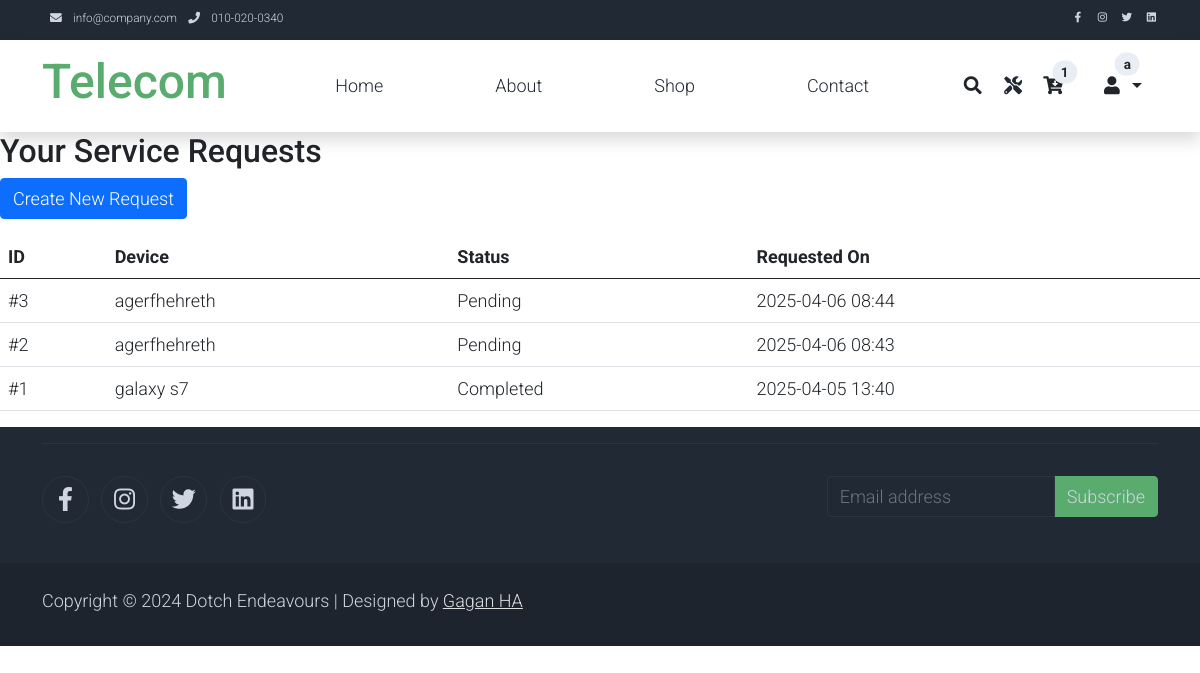
The page /services/ (signed in) on the database its author committed.
### shop/models.py (models this page shows, shortened)
class User(AbstractUser):
    ROLE_CHOICES = [
        ('Customer', 'Customer'),
        ('Admin', 'Admin'),
        ('Technician', 'Technician'),
    ]
    role = models.CharField(max_length=20, choices=ROLE_CHOICES, default='Customer')

class ServiceRequest(models.Model):
    STATUS_CHOICES = [
        ('pending', 'Pending'),
        ('submitted', 'Submitted'),
        ('accepted', 'Accepted'),
        ('rejected', 'Rejected'),
        ('cancelled', 'Cancelled'),
        ('assigned', 'Assigned'),
        ('in_progress', 'In Progress'),
        ('awaiting_parts', 'Awaiting Parts'),
        ('on_hold', 'On Hold'),
        ('completed', 'Completed'),
        ('ready_for_pickup', 'Ready for Pickup'),
        ('shipped', 'Shipped'),
    ]
    user = models.ForeignKey(User, on_delete=models.CASCADE, related_name='service_requests')
    repair_product = models.ForeignKey(RepairProduct, on_delete=models.CASCADE, related_name='requests')
    request_date = models.DateTimeField(auto_now_add=True)
    issue_description = models.TextField()
    customer_notes = models.TextField(blank=True, null=True)
    pickup_option = models.BooleanField(default=False, help_text="Customer will drop off/pickup.")
    shipping_address = models.TextField(blank=True, null=True)
    status = models.CharField(max_length=20, choices=STATUS_CHOICES, default='pending')
    estimated_cost = models.DecimalField(max_digits=10, decimal_places=2, blank=True, null=True)
    order = models.ForeignKey(Order, on_delete=models.SET_NULL, null=True, blank=True, related_name='service_requests')

class RepairProduct(models.Model):
    user = models.ForeignKey(User, on_delete=models.CASCADE, related_name='repaired_devices')
    device_model = models.CharField(max_length=255)
    brand = models.ForeignKey(Brand, on_delete=models.SET_NULL, null=True, blank=True)
    serial_number = models.CharField(max_length=255, blank=True, null=True)
    purchase_date = models.DateField(blank=True, null=True)
    description = models.TextField(blank=True, null=True, help_text="Optional description or notes about the device.")
    created_at = models.DateTimeField(auto_now_add=True)
    updated_at = models.DateTimeField(auto_now=True)

### shop/views.py (the view)
# urls.py: path('services/', views.services, name='service_page'),
@login_required
@customer_required
def services(request):
    service_requests = ServiceRequest.objects.filter(user=request.user).select_related('repair_product').order_by('-request_date')
    return render(request, 'Customer/services.html', {'service_requests': service_requests})

### shop/context_processors.py (called while the page is built)
def user_data(request):
    context = {}
    if request.user.is_authenticated:
        try:
            cart = Cart.objects.get(user=request.user)
            cart_item_count = cart.items.count()
        except Cart.DoesNotExist:
            cart_item_count = 0
        context['cart_item_count'] = cart_item_count
        context['user_name'] = request.user.get_username()
    else:
        context['cart_item_count'] = 0
        context['user_name'] = None
    return context

### shop/templates/Customer/services.html
{% extends 'base.html' %} {% block content %}
<h2>Your Service Requests</h2>
<a href="{% url 'add_service_request' %}" class="btn btn-primary mb-3"
  >Create New Request</a
>
{% if service_requests %}
<table class="table">
  <thead>
    <tr>
      <th>ID</th>
      <th>Device</th>
      <th>Status</th>
      <th>Requested On</th>
    </tr>
  </thead>
  <tbody>
    {% for req in service_requests %}
    <tr>
      <td>#{{ req.id }}</td>
      <td>{{ req.repair_product.device_model }}</td>
      <td>{{ req.get_status_display }}</td>
      <td>{{ req.request_date|date:"Y-m-d H:i" }}</td>
    </tr>
    {% endfor %}
  </tbody>
</table>
{% else %}
<p>No service requests found.</p>
{% endif %} {% endblock %}

### shop/templates/base.html (shortened to what this page needs)
{% load static %}
<!DOCTYPE html>
<html lang="en">
  <head>
    <link rel="stylesheet" href="{% static 'assets/css/bootstrap.min.css'%}" />
    <link rel="stylesheet" href="{% static 'assets/css/templatemo.css'%}" />
    <link rel="stylesheet" href="{% static 'assets/css/custom.css'%}" />
    <link rel="stylesheet" href="https://cdnjs.cloudflare.com/ajax/libs/font-awesome/6.5.1/css/all.min.css">
    <link
      rel="stylesheet"
      href="{% static 'assets/css/fontawesome.min.css'%}"
    />
    <link rel="stylesheet" type="text/css" href="{% static 'assets/css/slick.min.css'%}">
    <link rel="stylesheet" type="text/css" href="{% static 'assets/css/slick-theme.css'%}">
  </head>
  <body>
    <nav
      class="navbar navbar-expand-lg bg-dark navbar-light d-none d-lg-block"
      id="templatemo_nav_top"
    >
      <div class="container text-light">
        <div class="w-100 d-flex justify-content-between">
          <div>
            <i class="fa fa-envelope mx-2"></i>
            <a
              class="navbar-sm-brand text-light text-decoration-none"
              href="mailto:info@company.com"
              >info@company.com</a
            >
            <i class="fa fa-phone mx-2"></i>
            <a
              class="navbar-sm-brand text-light text-decoration-none"
              href="tel:010-020-0340"
              >010-020-0340</a
            >
          </div>
          <div>
            <a
              class="text-light"
              href="https://fb.com/templatemo"
              target="_blank"
              rel="sponsored"
              ><i class="fab fa-facebook-f fa-sm fa-fw me-2"></i
            ></a>
            <a
              class="text-light"
              href="https://www.instagram.com/"
              target="_blank"
              ><i class="fab fa-instagram fa-sm fa-fw me-2"></i
            ></a>
            <a class="text-light" href="https://twitter.com/" target="_blank"
              ><i class="fab fa-twitter fa-sm fa-fw me-2"></i
            ></a>
            <a
              class="text-light"
              href="https://www.linkedin.com/"
              target="_blank"
              ><i class="fab fa-linkedin fa-sm fa-fw"></i
            ></a>
          </div>
        </div>
      </div>
    </nav>
    <nav class="navbar navbar-expand-lg navbar-light shadow">
      <div class="container d-flex justify-content-between align-items-center">
        <a
          class="navbar-brand text-success logo h1 align-self-center"
          href="{% url "home_page" %}"
        >
          Telecom
        </a>
        <div
          class="align-self-center collapse navbar-collapse flex-fill d-lg-flex justify-content-lg-between"
          id="templatemo_main_nav"
        >
          <div class="flex-fill">
            <ul
              class="nav navbar-nav d-flex justify-content-between mx-lg-auto"
            >
              <li class="nav-item">
                <a class="nav-link" href="{% url "home_page" %}">Home</a>
              </li>
              <li class="nav-item">
                <a class="nav-link" href="{% url "about_page" %}">About</a>
              </li>
              <li class="nav-item">
                <a class="nav-link" href="{% url "shop_page" %}">Shop</a>
              </li>
              <li class="nav-item">
                <a class="nav-link" href="{% url "contact_page" %}">Contact</a>
              </li>
            </ul>
          </div>
          <div class="navbar align-self-center d-flex">
            <a
                class="nav-icon d-none d-lg-inline"
                href="#"
                data-bs-toggle="modal"
                data-bs-target="#templatemo_search"
            >
                <i class="fa fa-fw fa-search text-dark mr-2"></i>
            </a>
            <a class="nav-icon position-relative text-decoration-none" href="{% url 'service_page' %}">
              <i class="fas fa-tools"></i>
          </a>
            <a class="nav-icon position-relative text-decoration-none" href="{% url 'cart_page' %}">
                <i class="fa fa-fw fa-cart-arrow-down text-dark mr-1"></i>
                <span
                    class="position-absolute top-0 left-100 translate-middle badge rounded-pill bg-light text-dark"
                >{{ cart_item_count|default:0 }}</span
                >
            </a>
            {% if user.is_authenticated %}
                <div class="nav-item dropdown">
                    <a class="nav-link dropdown-toggle text-dark" href="#" id="userDropdown" role="button" data-bs-toggle="dropdown" aria-haspopup="true" aria-expanded="false">
                        <i class="fa fa-fw fa-user text-dark mr-3"></i>
                        <span class="position-absolute top-0 left-100 translate-middle badge rounded-pill bg-light text-dark">{{ user.username }}</span>
                    </a>
                </div>
            {% else %}
                <a class="nav-icon position-relative text-decoration-none" href="{% url 'login' %}">
                    <i class="fa fa-fw fa-user text-dark mr-3"></i>
                    <span class="position-absolute top-0 left-100 translate-middle badge rounded-pill bg-light text-dark">Login</span>
                </a>
            {% endif %}
        </div>
        </div>
      </div>
    </nav>
    {% block content %} {% endblock %}
    <footer class="bg-dark" id="tempaltemo_footer">
      <div class="container">
        <div class="row text-light mb-4">
          <div class="col-12 mb-3">
            <div class="w-100 my-3 border-top border-light"></div>
          </div>
          <div class="col-auto me-auto">
            <ul class="list-inline text-left footer-icons">
              <li
                class="list-inline-item border border-light rounded-circle text-center"
              >
                <a
                  class="text-light text-decoration-none"
                  target="_blank"
                  href="http://facebook.com/"
                  ><i class="fab fa-facebook-f fa-lg fa-fw"></i
                ></a>
              </li>
              <li
                class="list-inline-item border border-light rounded-circle text-center"
              >
                <a
                  class="text-light text-decoration-none"
                  target="_blank"
                  href="https://www.instagram.com/"
                  ><i class="fab fa-instagram fa-lg fa-fw"></i
                ></a>
              </li>
              <li
                class="list-inline-item border border-light rounded-circle text-center"
              >
                <a
                  class="text-light text-decoration-none"
                  target="_blank"
                  href="https://twitter.com/"
                  ><i class="fab fa-twitter fa-lg fa-fw"></i
                ></a>
              </li>
              <li
                class="list-inline-item border border-light rounded-circle text-center"
              >
                <a
                  class="text-light text-decoration-none"
                  target="_blank"
                  href="https://www.linkedin.com/"
                  ><i class="fab fa-linkedin fa-lg fa-fw"></i
                ></a>
              </li>
            </ul>
          </div>
          <div class="col-auto">
            <div class="input-group mb-2">
              <input
                type="text"
                class="form-control bg-dark border-light"
                id="subscribeEmail"
                placeholder="Email address"
              />
              <div class="input-group-text btn-success text-light">
                Subscribe
              </div>
            </div>
          </div>
        </div>
      </div>
      <div class="w-100 bg-black py-3">
        <div class="container">
          <div class="row pt-2">
            <div class="col-12">
              <p class="text-left text-light">
                Copyright &copy; 2024 Dotch Endeavours | Designed by
                <a rel="sponsored" href="https://templatemo.com" target="_blank"
                  >Gagan HA</a
                >
              </p>
            </div>
          </div>
        </div>
      </div>
    </footer>
  </body>
</html>

### shop/static/assets/css/templatemo.css (style rules this page uses)
body, ul, li, p, a, label, input, div { font-family: 'Roboto', sans-serif; font-size: 18px !important; font-weight: 300 !important; }
.h1 { font-family: 'Roboto', sans-serif; font-size: 48px !important; font-weight: 200 !important; }
.logo { font-weight: 500 !important; }
.text-success { color: #59ab6e !important; }
.text-light { color: #cfd6e1 !important; }
.bg-dark { background-color: #212934 !important; }
.bg-light { background-color: #e9eef5 !important; }
.bg-black { background-color: #1d242d !important; }
.btn-success { background-color: #59ab6e !important; border-color: #56ae6c !important; }
#templatemo_nav_top { min-height: 40px; }
#templatemo_nav_top * { font-size: .9em !important; }
#templatemo_main_nav a { color: #212934; }
#templatemo_main_nav .navbar .nav-icon { margin-right: 20px; }
.form-control { border: 1px solid #e8e8e8; }
#tempaltemo_footer a { color: #dcdde1; }
#tempaltemo_footer ul.footer-icons li { width: 2.6em; height: 2.6em; line-height: 2.6em; }
#tempaltemo_footer .border-light { border-color: #2d343f !important; }
@media (min-width: 768px) { #templatemo_main_nav .navbar-nav { max-width: 450px; } }
@media (min-width: 992px) { #templatemo_main_nav .navbar-nav { max-width: 550px; } }

### rows shown on the page
User: username "a"
ServiceRequest: id "3", repair_product.device_model "agerfhehreth", status "Pending", request_date "2025-04-06 08:44"
ServiceRequest: id "2", repair_product.device_model "agerfhehreth", status "Pending", request_date "2025-04-06 08:43"
ServiceRequest: id "1", repair_product.device_model "galaxy s7", status "Completed", request_date "2025-04-05 13:40"

### other values the page prints
{{ cart_item_count|default:0 }} "1"
